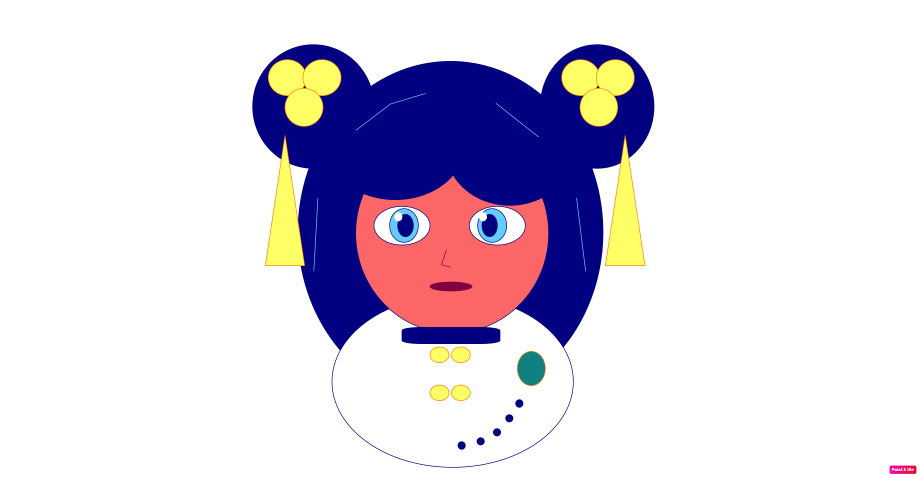
#> input picture paintx-blue-cosplay-sketch.png, 2759 x 1430 px (shown at 1/3 size); its folder holds only this picture in this run
$ python -i image_analyzer.py   (imports and definitions only)   (older library calls are emulated)
#> lines starting #> are read from the running program, lines starting #| are printed output that depends on the picture
"""F9 — Image Analyzer + adaptive recipes ("targets, not deltas").

Analyze an image's lighting, dynamic range, noise, white balance, and (when
a face + skin mask are available) skin condition, then suggest processing
parameters and a starting recipe that would land the image on a neutral
*target* rather than applying a blind delta.

The analyzer is pure-vectorized NumPy/OpenCV on a downsampled proxy — no ML
model of its own. It accepts optional pre-computed face detections and skin
masks (BiSeNet or MediaPipe) so it can measure skin-region statistics; when
those are absent it falls back to global statistics only.

Internal dtype is float32 throughout; uint8 inputs are converted at the
boundary and never used in pixel arithmetic.
"""

from __future__ import annotations

import logging
from dataclasses import dataclass, field
from typing import Any, Dict, List, Optional, Sequence, Tuple

import cv2
import numpy as np

logger = logging.getLogger(__name__)

_EPS = 1e-6


# [9 lines left out: function _recipes_table, not called in this run]

# Lighting-type categories the analyzer classifies into. Kept as a module
# constant so callers (and tests) can assert against the literal set without
# importing a StrEnum (Python 3.9 compatibility).
LIGHTING_TYPES: Tuple[str, ...] = (
    "studio",
    "outdoor",
    "convention",
    "low_light",
)

# Default recipe when nothing more specific fits.
_DEFAULT_RECIPE = "natural"


# ---------------------------------------------------------------------------
# dtype / colorspace boundary helpers
# ---------------------------------------------------------------------------


def _to_f32_bgr(img: np.ndarray) -> np.ndarray:
    """Coerce an image to float32 BGR in [0, 255] without uint8 arithmetic.

    Raises ValueError for non-HxWx3 inputs.
    """
    if img.ndim != 3 or img.shape[2] != 3:
        raise ValueError(
            f"ImageAnalyzer expects HxWx3 BGR, got shape {img.shape}"
        )
    if img.dtype == np.float32:
        return np.clip(img, 0.0, 255.0).astype(np.float32)
    if img.dtype == np.uint8:
        return img.astype(np.float32)
    # float64 / float16 / int — coerce via float32
    return np.clip(img.astype(np.float32), 0.0, 255.0)


def _bgr_f32_to_lab_u8_conv(img_f: np.ndarray) -> np.ndarray:
    """Convert float32 BGR [0,255] to float32 LAB in uint8 convention.

    OpenCV's ``COLOR_BGR2LAB`` on float input expects BGR in [0,1] and
    returns L in [0,100], a/b in [-128,127]. This normalizes the input,
    converts, then rescales to the uint8 convention (L in [0,255],
    a/b in [0,255] with 128=neutral) so threshold math is consistent with
    the rest of the codebase (look_extractor, qa_detectors).
    """
    img01 = np.clip(img_f * (1.0 / 255.0), 0.0, 1.0).astype(np.float32)
    lab = cv2.cvtColor(img01, cv2.COLOR_BGR2LAB).astype(np.float32)
    lab[:, :, 0] = lab[:, :, 0] * 2.55
    lab[:, :, 1] = lab[:, :, 1] + 128.0
    lab[:, :, 2] = lab[:, :, 2] + 128.0
    return lab


# [24 lines left out: functions _bgr_f32_to_hsv, _normalize_mask, not called in this run]


# ---------------------------------------------------------------------------
# ImageAnalysis dataclass
# ---------------------------------------------------------------------------


@dataclass
class SkinCondition:
    """Per-image skin assessment. Populated only when a face + skin mask exist.

    All Lab values use the uint8 convention (L in [0,255], a/b in [0,255]
    with 128=neutral) so they line up with the rest of the codebase.

    Attributes:
        present: True if skin pixels were found.
        l_mean: Mean L of the skin region.
        a_mean: Mean a* of the skin region (positive = red).
        b_mean: Mean b* of the skin region (positive = yellow).
        l_std: L std — unevenness of skin lightness.
        c_std: chroma std (σ_C) — unevenness of skin chroma (lower = more uniform).
        redness: 0-1 score indicating excess redness (a* above expected locus).
        yellowness: 0-1 score indicating excess yellow (b* above expected locus).
        uniformity: 0-1 score (1 = perfectly uniform chroma).
    """

    present: bool = False
    l_mean: float = 0.0
    a_mean: float = 0.0
    b_mean: float = 0.0
    l_std: float = 0.0
    c_std: float = 0.0
    redness: float = 0.0
    yellowness: float = 0.0
    uniformity: float = 0.0


@dataclass
class ImageAnalysis:
    """Structured assessment of a single image.

    All numeric fields are plain Python floats (or lists of floats) so the
    dataclass is JSON-serializable and picklable across a process boundary.

    Attributes:
        lighting_type: One of LIGHTING_TYPES — "studio" / "outdoor" /
            "convention" / "low_light".
        dynamic_range: Estimate of usable dynamic range — 95th-5th L
            percentile, in [0, 255].
        noise_level: Estimated sensor-noise sigma (0-1 normalized).
        white_balance_estimate: Dict with ``kelvin`` (estimated CCT),
            ``tint`` (green-magenta offset, -100..100), and ``cast_strength``
            (0-1; how far from neutral the gray-world estimate is).
        skin_condition: SkinCondition dataclass (present=False when no face).
        dominant_colors: Up to 5 representative BGR colors as [B, G, R] lists.
        contrast_level: 0-1 normalized RMS-contrast measure.
        sharpness_estimate: 0-1 normalized high-frequency-energy measure.
        key: "low" / "normal" / "high" — exposure key classification.
        mean_luminance: Mean L of the whole image (uint8 convention, [0,255]).
        l_percentiles: List of L at [1, 5, 25, 50, 75, 95, 99] percentiles.
    """

    lighting_type: str = "studio"
    dynamic_range: float = 0.0
    noise_level: float = 0.0
    white_balance_estimate: Dict[str, float] = field(
        default_factory=lambda: {"kelvin": 6500.0, "tint": 0.0, "cast_strength": 0.0}
    )
    skin_condition: SkinCondition = field(default_factory=SkinCondition)
    dominant_colors: List[List[int]] = field(default_factory=list)
    contrast_level: float = 0.0
    sharpness_estimate: float = 0.0
    key: str = "normal"
    mean_luminance: float = 0.0
    l_percentiles: List[float] = field(default_factory=list)


# ---------------------------------------------------------------------------
# ImageAnalyzer
# ---------------------------------------------------------------------------


class ImageAnalyzer:
    """Analyze an image and suggest processing parameters / recipe.

    The analyzer is constructed with an optional ``downsample_dim`` (the
    longest side the image is resized to before measurement — keeps the
    per-image cost in milliseconds). It accepts optional pre-computed face
    detections and skin masks via ``analyze()`` so it can measure
    skin-region statistics; without them it falls back to global-only stats.
    """

    # Luminance thresholds (uint8 Lab L convention) for key classification.
    KEY_LOW_THRESHOLD: float = 90.0
    KEY_HIGH_THRESHOLD: float = 170.0

    # Noise: residual std at which we consider the image "noisy".
    NOISE_HIGH: float = 8.0

    # Default target skin L (uint8 convention). Mirrors the "fair" locus L_min
    # of ~0.72 in Oklab, which is ~184 in uint8-Lab-L — but we use a slightly
    # lower target so we don't push already-bright skin further.
    TARGET_SKIN_L: float = 175.0

    # Expected skin locus in uint8 Lab (a/b centered on 128). These are the
    # "fair" reference values from color_science.SKIN_LOCI mapped into the
    # uint8-Lab convention: a ≈ 128 + 12, b ≈ 128 + 18.
    EXPECTED_SKIN_A: float = 140.0
    EXPECTED_SKIN_B: float = 146.0

    def __init__(self, downsample_dim: int = 512) -> None:
        if downsample_dim < 64:
            raise ValueError(f"downsample_dim must be >= 64, got {downsample_dim}")
        self.downsample_dim = downsample_dim

    # ------------------------------------------------------------------
    # Public API
    # ------------------------------------------------------------------

    def analyze(
        self,
        img: np.ndarray,
        face_bboxes: Optional[Sequence[Tuple[int, int, int, int]]] = None,
        skin_mask: Optional[np.ndarray] = None,
        person_mask: Optional[np.ndarray] = None,
    ) -> ImageAnalysis:
        """Analyze ``img`` and return a structured :class:`ImageAnalysis`.

        Args:
            img: (H, W, 3) BGR uint8 or float32 [0, 255].
            face_bboxes: Optional list of (x, y, w, h) face boxes. When
                provided, the analyzer treats the image as a portrait and
                measures skin stats when ``skin_mask`` is also given.
            skin_mask: Optional (H, W) float mask [0, 1] (or [0, 255]).
                When provided alongside ``face_bboxes``, populates
                :attr:`ImageAnalysis.skin_condition`.
            person_mask: Optional (H, W) float mask. Currently informational;
                reserved for subject/background ratio in a later iteration.

        Returns:
            ImageAnalysis dataclass.
        """
        img_f = self._prepare(img)
        h, w = img_f.shape[:2]

        lab = _bgr_f32_to_lab_u8_conv(img_f)
        l_chan = lab[:, :, 0]
        a_chan = lab[:, :, 1]
        b_chan = lab[:, :, 2]

        # Luminance / exposure
        percentiles = np.percentile(l_chan, [1, 5, 25, 50, 75, 95, 99]).astype(
            np.float32
        )
        mean_l = float(np.mean(l_chan))
        key = self._classify_key(mean_l)
        dynamic_range = float(percentiles[5] - percentiles[1])  # p95 - p5

        # Contrast: RMS contrast normalized to [0, 1]
        l_norm = l_chan / 255.0
        rms_contrast = float(np.std(l_norm))
        contrast_level = float(np.clip(rms_contrast / 0.35, 0.0, 1.0))

        # Sharpness: high-frequency energy via Laplacian std, normalized
        gray_u8 = np.clip(img_f, 0, 255).astype(np.uint8)
        gray_u8 = cv2.cvtColor(gray_u8, cv2.COLOR_BGR2GRAY)
        lap = cv2.Laplacian(gray_u8, cv2.CV_32F, ksize=3)
        lap_std = float(np.std(lap))
        sharpness_estimate = float(np.clip(lap_std / 50.0, 0.0, 1.0))

        # Noise: MAD on low-gradient blocks (Laplacian-quiet regions)
        noise_sigma = self._estimate_noise(gray_u8)
        noise_level = float(np.clip(noise_sigma / self.NOISE_HIGH, 0.0, 1.0))

        # White balance
        wb = self._estimate_white_balance(img_f)

        # Dominant colors via k-means on a small sample
        dominant = self._dominant_colors(img_f, k=5)

        # Skin condition (only if both face + skin mask provided)
        skin = SkinCondition()
        if face_bboxes and skin_mask is not None:
            sm = _normalize_mask(skin_mask, (h, w))
            if sm is not None:
                skin = self._measure_skin(lab, sm)

        # Lighting-type classification
        lighting_type = self._classify_lighting(
            mean_l=mean_l,
            noise_level=noise_level,
            cast_strength=wb["cast_strength"],
            has_face=bool(face_bboxes),
            skin_present=skin.present,
            skin_l=skin.l_mean,
            p99=float(percentiles[6]),
        )

        return ImageAnalysis(
            lighting_type=lighting_type,
            dynamic_range=round(dynamic_range, 3),
            noise_level=round(noise_level, 4),
            white_balance_estimate={
                "kelvin": round(wb["kelvin"], 1),
                "tint": round(wb["tint"], 2),
                "cast_strength": round(wb["cast_strength"], 4),
            },
            skin_condition=skin,
            dominant_colors=dominant,
            contrast_level=round(contrast_level, 4),
            sharpness_estimate=round(sharpness_estimate, 4),
            key=key,
            mean_luminance=round(mean_l, 3),
            l_percentiles=[round(float(p), 3) for p in percentiles],
        )

    # [183 lines left out: functions suggest_params, suggest_recipe, not called in this run]

    # ------------------------------------------------------------------
    # Internal: preparation
    # ------------------------------------------------------------------

    def _prepare(self, img: np.ndarray) -> np.ndarray:
        img_f = _to_f32_bgr(img)
        h, w = img_f.shape[:2]
        m = min(h, w)
        if m > self.downsample_dim:
            scale = float(self.downsample_dim) / m
            new_w = max(1, int(round(w * scale)))
            new_h = max(1, int(round(h * scale)))
            img_f = cv2.resize(img_f, (new_w, new_h), interpolation=cv2.INTER_AREA)
        return np.ascontiguousarray(img_f, dtype=np.float32)

    # ------------------------------------------------------------------
    # Internal: measurement
    # ------------------------------------------------------------------

    def _classify_key(self, mean_l: float) -> str:
        if mean_l < self.KEY_LOW_THRESHOLD:
            return "low"
        if mean_l > self.KEY_HIGH_THRESHOLD:
            return "high"
        return "normal"

    def _estimate_noise(self, gray_u8: np.ndarray) -> float:
        """Estimate sensor noise sigma via MAD on low-gradient blocks.

        Splits the image into 8x8 blocks, keeps the 25% with the lowest
        Laplacian energy (flat regions), and returns the median absolute
        deviation of those block stds. Robust to high-frequency content
        (textures, edges) which would inflate a naive global std.
        """
        h, w = gray_u8.shape
        if h < 16 or w < 16:
            return 0.0

        gray_f = gray_u8.astype(np.float32)
        lap = cv2.Laplacian(gray_u8, cv2.CV_32F, ksize=3)
        lap_energy = cv2.boxFilter(lap * lap, cv2.CV_32F, (8, 8))

        # Collect block-level stats on a stride-8 grid
        block_ys = np.arange(0, max(h - 8, 1), 8)
        block_xs = np.arange(0, max(w - 8, 1), 8)
        if len(block_ys) == 0 or len(block_xs) == 0:
            return float(np.std(gray_f))

        energies: List[float] = []
        stds: List[float] = []
        for by in block_ys:
            for bx in block_xs:
                patch = gray_f[by : by + 8, bx : bx + 8]
                if patch.size < 64:
                    continue
                energies.append(float(lap_energy[by + 4, bx + 4]))
                stds.append(float(np.std(patch)))

        if not stds:
            return float(np.std(gray_f))

        # Keep the quietest 25% of blocks (low Laplacian energy = flat regions)
        energies_arr = np.asarray(energies, dtype=np.float32)
        stds_arr = np.asarray(stds, dtype=np.float32)
        thresh = np.percentile(energies_arr, 25)
        quiet = stds_arr[energies_arr <= thresh]
        if quiet.size == 0:
            return float(np.median(stds_arr))
        # The median std of the quiet blocks IS the noise sigma estimate.
        # (MAD-of-stds would measure noise *uniformity*, not noise magnitude.)
        return float(np.median(quiet))

    def _estimate_white_balance(self, img_f: np.ndarray) -> Dict[str, float]:
        """Estimate white balance via gray-world + skin-tone prior.

        Returns kelvin (CCT estimate), tint (green-magenta), and
        cast_strength (0-1; how far from neutral the gray-world estimate is).
        """
        b_mean = float(np.mean(img_f[:, :, 0]))
        g_mean = float(np.mean(img_f[:, :, 1]))
        r_mean = float(np.mean(img_f[:, :, 2]))

        gray = (b_mean + g_mean + r_mean) / 3.0
        if gray < _EPS:
            return {"kelvin": 6500.0, "tint": 0.0, "cast_strength": 0.0}

        # Gray-world gains
        r_gain = gray / max(r_mean, _EPS)
        g_gain = gray / max(g_mean, _EPS)
        b_gain = gray / max(b_mean, _EPS)

        # Normalize so the largest gain is 1.0 (relative cooling/warming)
        max_gain = max(r_gain, g_gain, b_gain)
        if max_gain > _EPS:
            r_gain /= max_gain
            g_gain /= max_gain
            b_gain /= max_gain

        # Cast strength: max relative deviation from neutral (1.0)
        cast = float(max(abs(r_gain - 1.0), abs(g_gain - 1.0), abs(b_gain - 1.0)))

        # Map R/B gain ratio → kelvin. Higher R-gain (low R) → cooler light
        # (high kelvin); higher B-gain (low B) → warmer light (low kelvin).
        # Using a simple monotonic map: kelvin = 6500 * (b_gain / r_gain).
        if r_gain > _EPS:
            ratio = b_gain / r_gain
        else:
            ratio = 1.0
        # Clamp ratio to a sensible CCT range and map to [3000, 11000]
        kelvin = float(np.clip(6500.0 / max(ratio, _EPS), 3000.0, 11000.0))
        # Smooth: blend with neutral to avoid wild swings on near-neutral images
        neutral_weight = float(np.clip(1.0 - cast * 4.0, 0.0, 1.0))
        kelvin = kelvin * (1.0 - neutral_weight) + 6500.0 * neutral_weight

        # Tint: green-magenta from g_gain deviation
        tint = float(np.clip((g_gain - 1.0) * -100.0, -100.0, 100.0))

        return {
            "kelvin": kelvin,
            "tint": tint,
            "cast_strength": cast,
        }

    def _dominant_colors(self, img_f: np.ndarray, k: int = 5) -> List[List[int]]:
        """Return up to ``k`` dominant BGR colors as [B, G, R] int lists.

        Uses a coarse 3D histogram (4 bins per channel → 64 buckets) on a
        stride-sampled subset. This is fully deterministic (no RNG) and
        ~10× faster than k-means on the same pixel count.
        """
        h, w = img_f.shape[:2]
        # Stride sample — keep the pixel count bounded
        stride = max(1, int((h * w) ** 0.5 / 32))
        pixels = img_f[::stride, ::stride].reshape(-1, 3).astype(np.float32)

        if pixels.shape[0] == 0:
            return [[128, 128, 128]]

        # Quantize to 4 bins per channel (0-63, 64-127, 128-191, 192-255)
        bins = 4
        bin_size = 256.0 / bins
        quantized = np.clip(pixels // bin_size, 0, bins - 1).astype(np.int32)
        # Flatten the 3D bin index into a single key for histogramming
        flat_idx = quantized[:, 0] * (bins * bins) + quantized[:, 1] * bins + quantized[:, 2]

        # Count populations per bucket
        total_buckets = bins ** 3
        counts = np.bincount(flat_idx, minlength=total_buckets)
        # Only keep non-empty buckets, sorted by population (desc)
        non_empty = np.where(counts > 0)[0]
        order = non_empty[np.argsort(-counts[non_empty])]

        out: List[List[int]] = []
        for idx in order[:k]:
            # Recover the bin (b, g, r) and report the bucket center
            b_bin = int(idx // (bins * bins))
            g_bin = int((idx % (bins * bins)) // bins)
            r_bin = int(idx % bins)
            center_b = int(round((b_bin + 0.5) * bin_size))
            center_g = int(round((g_bin + 0.5) * bin_size))
            center_r = int(round((r_bin + 0.5) * bin_size))
            out.append([center_b, center_g, center_r])
        return out

    # [44 lines left out: function _measure_skin, not called in this run]

    # ------------------------------------------------------------------
    # Internal: lighting classification
    # ------------------------------------------------------------------

    def _classify_lighting(
        self,
        mean_l: float,
        noise_level: float,
        cast_strength: float,
        has_face: bool,
        skin_present: bool,
        skin_l: float,
        p99: float = 255.0,
    ) -> str:
        """Classify lighting into one of LIGHTING_TYPES.

        Heuristics:
          - low_light: high noise (high-ISO) OR both mean and highlights dark.
            Dark mean alone is NOT enough — cosplay/studio shots often have
            black backgrounds with a well-lit subject (high p99).
          - convention: strong WB cast (>0.12) + face present — typical of
            mixed-temperature convention-hall lighting.
          - studio: low noise + low cast + well-lit subject — clean controlled light.
          - outdoor: default when none of the above match.
        """
        if noise_level > 0.5:
            return "low_light"
        # Genuinely underexposed: dark mean AND crushed/dim highlights.
        if mean_l < 90.0 and p99 < 180.0:
            return "low_light"
        if cast_strength > 0.12 and has_face:
            return "convention"
        # Dark-bg lit-subject portraits still count as studio when clean.
        if noise_level < 0.15 and cast_strength < 0.06 and (mean_l > 120.0 or p99 > 200.0):
            return "studio"
        return "outdoor"


# Lab chroma (uint8 convention, a/b centred on 128) above which a pixel reads
# as a vivid colour. Skin of any tone sits well below it (roughly 10-30), so
# the score does not move with skin tone.
COLOUR_POP_VIVID_CHROMA = 40.0
# Share of the measured area that has to be vivid for a full score.
COLOUR_POP_FULL_SHARE = 0.12
_COLOUR_POP_HUE_BINS = 12


# [49 lines left out: function colour_pop_score, not called in this run]


__all__ = [
    "ImageAnalysis",
    "ImageAnalyzer",
    "SkinCondition",
    "LIGHTING_TYPES",
    "colour_pop_score",
]

>>> import cv2
>>> picture = cv2.imread('../paintx-blue-cosplay-sketch.png')
#> picture is the input picture: shape (1430, 2759, 3); mean B, G, R 225.8, 212.1, 218.3
>>> result = ImageAnalyzer().analyze(picture)
#> in _prepare, `img_f = cv2.resize(img_f, (new_w, new_h), interpolation=cv2.INTER_AREA)`:
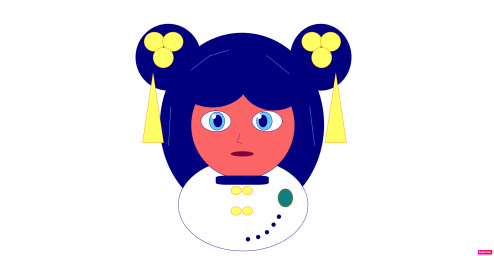
#> img_f: shape (512, 988, 3) float32 (shown at 1/2 size); mean B, G, R 226.6, 212.9, 219; drawn with min black and max white
#> in _bgr_f32_to_lab_u8_conv, `lab = cv2.cvtColor(img01, cv2.COLOR_BGR2LAB).astype(np.float32)`:
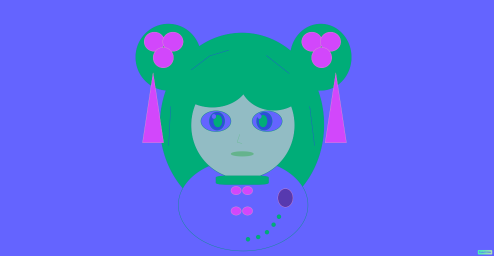
#> lab: shape (512, 988, 3) float32 (shown at 1/2 size); mean B, G, R 85.9, 8.5, -5.8; drawn with min black and max white
#> in _bgr_f32_to_lab_u8_conv, `lab[:, :, 0] = lab[:, :, 0] * 2.55`:
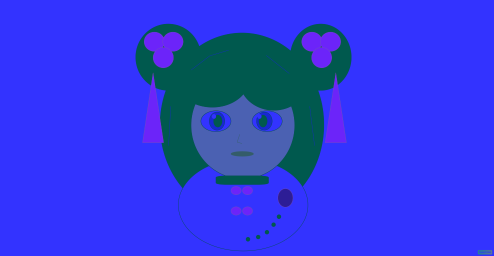
#> lab: shape (512, 988, 3) float32 (shown at 1/2 size); mean B, G, R 219.7, 8.5, -5.8; drawn with min black and max white
#> in _bgr_f32_to_lab_u8_conv, `lab[:, :, 1] = lab[:, :, 1] + 128.0`:
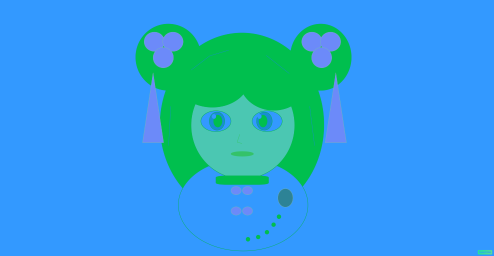
#> lab: shape (512, 988, 3) float32 (shown at 1/2 size); mean B, G, R 219.7, 136.5, -5.8; drawn with min black and max white
#> in _bgr_f32_to_lab_u8_conv, `lab[:, :, 2] = lab[:, :, 2] + 128.0`:
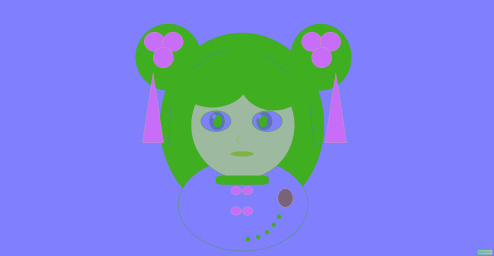
#> lab: shape (512, 988, 3) float32 (shown at 1/2 size); mean B, G, R 219.7, 136.5, 122.2
#> in analyze, `l_chan = lab[:, :, 0]`:
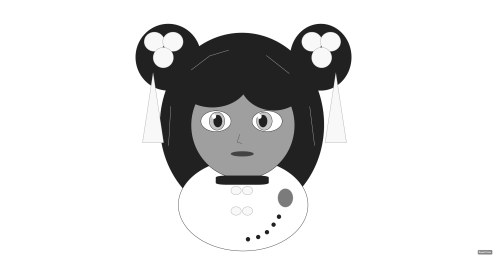
#> l_chan: shape (512, 988) float32 (shown at 1/2 size); min 32.72, max 255, mean 219
#> in analyze, `a_chan = lab[:, :, 1]`:
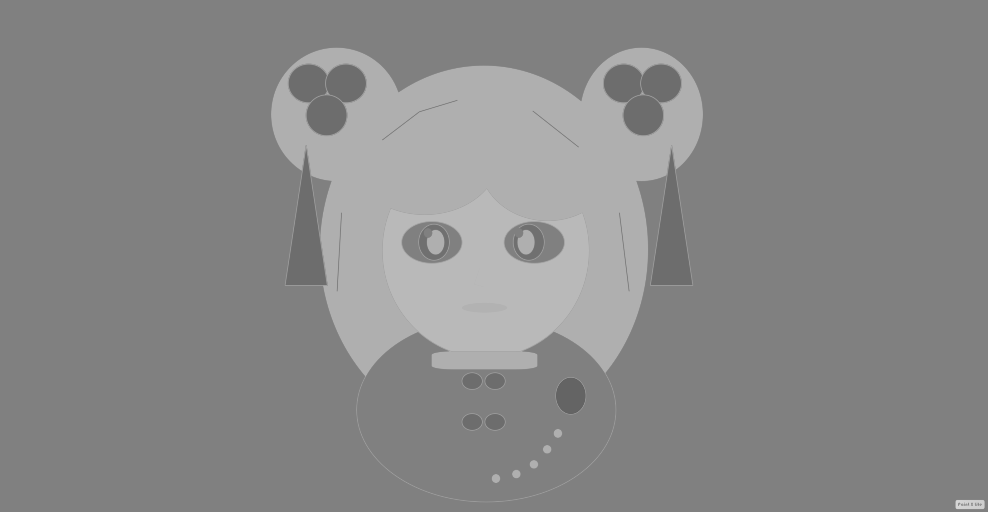
#> a_chan: shape (512, 988) float32; min 99.02, max 214.3, mean 136.5
#> in analyze, `percentiles = np.percentile(l_chan, [1, 5, 25, 50, 75, 95, 99]).astype..`: percentiles = [33.07, 33.07, 255, 255, 255, 255, 255]
#> (the rest of the program and of its run is left out)
